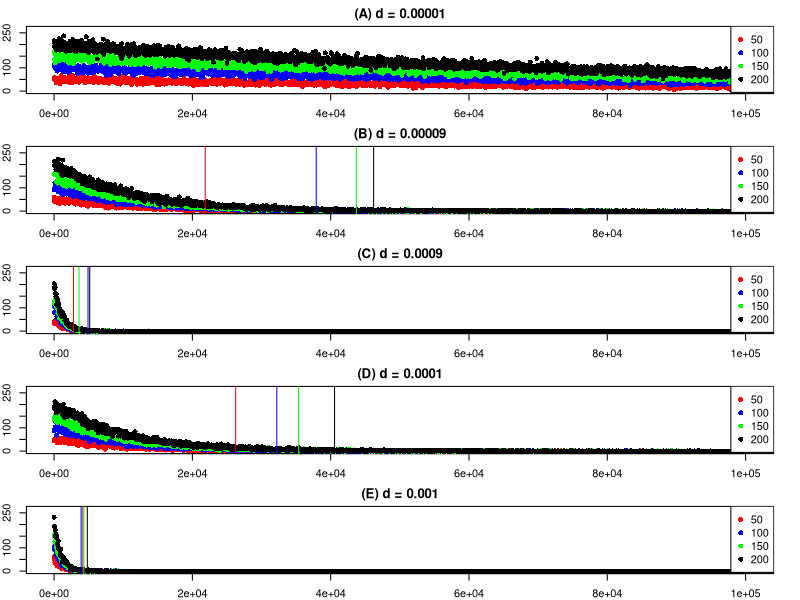
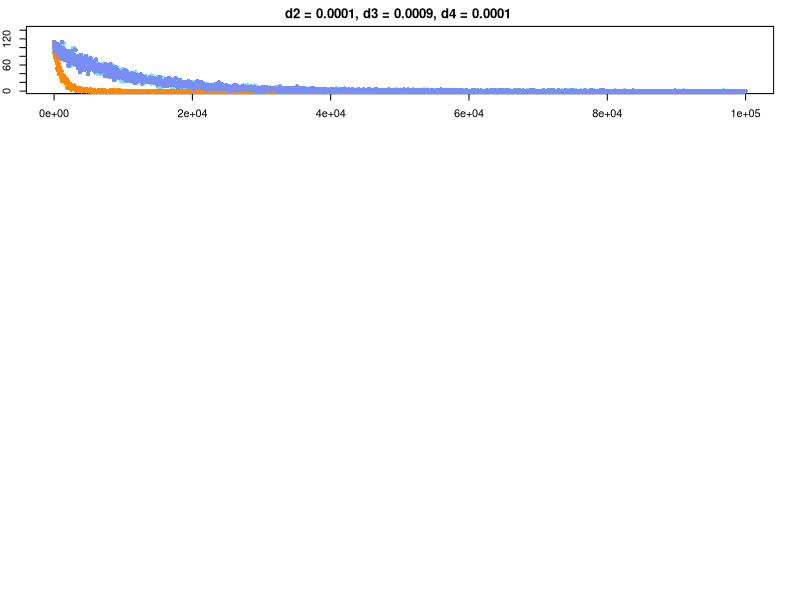

Generate these figures, in order, with R: (Note: this script raises an error after producing the figures.)
## ---- chunk 1


poploop <- seq(10, 100000, by = 50)

d1 <- 0.00001
d1out50 <- c()
d1out100 <- c()
d1out150 <- c()
d1out200 <- c()
for(i in 1:2000){
  ithsize <- poploop[i]
  d1out50[i] <- rpois(n = 1, lambda = (50*exp(-d1*(ithsize))))
  d1out100[i] <- rpois(n = 1, lambda = (100*exp(-d1*(ithsize))))
  d1out150[i] <- rpois(n = 1, lambda = (150*exp(-d1*(ithsize))))
  d1out200[i] <- rpois(n = 1, lambda = (200*exp(-d1*(ithsize))))
}

d1_50plot <- data.frame(gsize= 50, popsize = poploop, out = d1out50)
d1_100plot <- data.frame(gsize= 100, popsize = poploop, out = d1out100)
d1_150plot <- data.frame(gsize= 150, popsize = poploop, out = d1out150)
d1_200plot <- data.frame(gsize= 200, popsize = poploop, out = d1out200)

de <- 0.00009
deout50 <- c()
deout100 <- c()
deout150 <- c()
deout200 <- c()
for(i in 1:2000){
  ithsize <- poploop[i]
  deout50[i] <- rpois(n = 1, lambda = (50*exp(-de*(ithsize))))
  deout100[i] <- rpois(n = 1, lambda = (100*exp(-de*(ithsize))))
  deout150[i] <- rpois(n = 1, lambda = (150*exp(-de*(ithsize))))
  deout200[i] <- rpois(n = 1, lambda = (200*exp(-de*(ithsize))))
}

de_50plot <- data.frame(gsize= 50, popsize = poploop, out = deout50)
de_100plot <- data.frame(gsize= 100, popsize = poploop, out = deout100)
de_150plot <- data.frame(gsize= 150, popsize = poploop, out = deout150)
de_200plot <- data.frame(gsize= 200, popsize = poploop, out = deout200)


d2 <- 0.0001
d2out50 <- c()
d2out100 <- c()
d2out150 <- c()
d2out200 <- c()
for(i in 1:2000){
  ithsize <- poploop[i]
  d2out50[i] <- rpois(n = 1, lambda = (50*exp(-d2*(ithsize))))
  d2out100[i] <- rpois(n = 1, lambda = (100*exp(-d2*(ithsize))))
  d2out150[i] <- rpois(n = 1, lambda = (150*exp(-d2*(ithsize))))
  d2out200[i] <- rpois(n = 1, lambda = (200*exp(-d2*(ithsize))))
}

d2_50plot <- data.frame(gsize= 50, popsize = poploop, out = d2out50)
d2_100plot <- data.frame(gsize= 100, popsize = poploop, out = d2out100)
d2_150plot <- data.frame(gsize= 150, popsize = poploop, out = d2out150)
d2_200plot <- data.frame(gsize= 200, popsize = poploop, out = d2out200)

de2 <- 0.0009
de2out50 <- c()
de2out100 <- c()
de2out150 <- c()
de2out200 <- c()
for(i in 1:2000){
  ithsize <- poploop[i]
  de2out50[i] <- rpois(n = 1, lambda = (50*exp(-de2*(ithsize))))
  de2out100[i] <- rpois(n = 1, lambda = (100*exp(-de2*(ithsize))))
  de2out150[i] <- rpois(n = 1, lambda = (150*exp(-de2*(ithsize))))
   de2out200[i] <- rpois(n = 1, lambda = (200*exp(-de2*(ithsize))))
}

de2_50plot <- data.frame(gsize= 50, popsize = poploop, out = de2out50)
de2_100plot <- data.frame(gsize= 100, popsize = poploop, out = de2out100)
de2_150plot <- data.frame(gsize= 150, popsize = poploop, out = de2out150)
de2_200plot <- data.frame(gsize= 200, popsize = poploop, out = de2out200)

d3 <- 0.001
d3out50 <- c()
d3out100 <- c()
d3out150 <- c()
d3out200 <- c()
for(i in 1:2000){
  ithsize <- poploop[i]
  d3out50[i] <- rpois(n = 1, lambda = (50*exp(-d3*(ithsize))))
  d3out100[i] <- rpois(n = 1, lambda = (100*exp(-d3*(ithsize))))
  d3out150[i] <- rpois(n = 1, lambda = (150*exp(-d3*(ithsize))))
  d3out200[i] <- rpois(n = 1, lambda = (200*exp(-d3*(ithsize))))
}

d3_50plot <- data.frame(gsize= 50, popsize = poploop, out = d3out50)
d3_100plot <- data.frame(gsize= 100, popsize = poploop, out = d3out100)
d3_150plot <- data.frame(gsize= 150, popsize = poploop, out = d3out150)
d3_200plot <- data.frame(gsize= 200, popsize = poploop, out = d3out200)


d2min50 <- min((d2_50plot[d2_50plot$out == 0, ])$popsize)
d2min100 <- min((d2_100plot[d2_100plot$out == 0, ])$popsize)
d2min150 <- min((d2_150plot[d2_150plot$out == 0, ])$popsize)
d2min200 <- min((d2_200plot[d2_200plot$out == 0, ])$popsize)

d3min50 <- min((d3_50plot[d3_50plot$out == 0, ])$popsize)
d3min100 <- min((d3_100plot[d3_100plot$out == 0, ])$popsize)
d3min150 <- min((d3_150plot[d3_150plot$out == 0, ])$popsize)
d3min200 <- min((d3_200plot[d3_200plot$out == 0, ])$popsize)

demin50 <- min((de_50plot[de_50plot$out == 0, ])$popsize)
demin100 <- min((de_100plot[de_100plot$out == 0, ])$popsize)
demin150 <- min((de_150plot[de_150plot$out == 0, ])$popsize)
demin200 <- min((de_200plot[de_200plot$out == 0, ])$popsize)

de2min50 <- min((de2_50plot[de2_50plot$out == 0, ])$popsize)
de2min100 <- min((de2_100plot[de2_100plot$out == 0, ])$popsize)
de2min150 <- min((de2_150plot[de2_150plot$out == 0, ])$popsize)
de2min200 <- min((de2_200plot[de2_200plot$out == 0, ])$popsize)

d2min <- c(d2min50, d2min100, d2min150, d2min200)
demin <- c(demin50, demin100, demin150, demin200)
d3min <- c(d3min50, d3min100, d3min150, d3min200)
de2min <- c(de2min50, de2min100, de2min150, de2min200)

difference <- c((sum(c((demin100 - demin50),(demin150 - demin100), (demin200 - demin150)))/3),
                (sum(c((d2min100 - d2min50),(d2min150 - d2min100), (d2min200 - d2min150)))/3),
                (sum(c((de2min100 - de2min50),(de2min150 - de2min100), (de2min200 - de2min150)))/3),
                (sum(c((d3min100 - d3min50),(d3min150 - d3min100), (d3min200 - d3min150)))/3))

                
              
minsum <- as.data.frame(rbind(demin, d2min, de2min, d3min))
row.names(minsum) <- c(0.00009,  0.0001,  0.0009, 0.001)
colnames(minsum) <-  c(50, 100, 150, 200)





maxy <- (max(c(d1_50plot$out, d1_100plot$out, d1_150plot$out, d1_200plot$out,
               d2_50plot$out, d2_100plot$out, d2_150plot$out, d2_200plot$out,
               d3_50plot$out, d3_100plot$out, d3_150plot$out, d3_200plot$out,
               de_50plot$out, de_100plot$out, de_150plot$out, de_200plot$out), 
               de2_50plot$out, de2_100plot$out, de2_150plot$out, de2_200plot$out) + 30)

par(mfrow = c(5, 1), mar=c(2,2,2,2))

plot(x = d1_50plot$popsize, y = d1_50plot$out, col = "red", pch = 16,
     xlab = "Population Size",  ylab = "Gametes Sampled", main="(A) d = 0.00001", xlim = c(0, 100050), ylim = c(0, maxy))
points(x = d1_100plot$popsize, y = d1_100plot$out, col = "blue", pch = 16)
points(x = d1_150plot$popsize, y = d1_150plot$out, col = "green", pch = 16)
points(x = d1_200plot$popsize, y = d1_200plot$out, col = "black", pch = 16)
legend("topright", legend=c(50, 100, 150, 200), pch=16, col=c("red", "blue", "green", "black"))

plot(x = de_50plot$popsize, y = de_50plot$out, col = "red", pch = 16,
     xlab = "Population Size",  ylab = "Gametes Sampled", main="(B) d = 0.00009", xlim = c(0, 100050), ylim = c(0, maxy))
points(x = de_100plot$popsize, y = de_100plot$out, col = "blue", pch = 16)
points(x = de_150plot$popsize, y = de_150plot$out, col = "green", pch = 16)
points(x = de_200plot$popsize, y = de_200plot$out, col = "black", pch = 16)
abline(v = demin50, col = "red", lwd = 1)
abline(v = demin100, col = "blue", lwd = 1)
abline(v = demin150, col = "green", lwd = 1)
abline(v = demin200, col = "black", lwd = 1)
legend("topright", legend=c(50, 100, 150, 200), pch=16, col=c("red", "blue", "green", "black"))

plot(x = de2_50plot$popsize, y = de2_50plot$out, col = "red", pch = 16,
     xlab = "Population Size",  ylab = "Gametes Sampled", main="(C) d = 0.0009", xlim = c(0, 100050), ylim = c(0, maxy))
points(x = de2_100plot$popsize, y = de2_100plot$out, col = "blue", pch = 16)
points(x = de2_150plot$popsize, y = de2_150plot$out, col = "green", pch = 16)
points(x = de2_200plot$popsize, y = de2_200plot$out, col = "black", pch = 16)
abline(v = de2min50, col = "red", lwd = 1)
abline(v = de2min100, col = "blue", lwd = 1)
abline(v = de2min150, col = "green", lwd = 1)
abline(v = de2min200, col = "black", lwd = 1)
legend("topright", legend=c(50, 100, 150, 200), pch=16, col=c("red", "blue", "green", "black"))

plot(x = d2_50plot$popsize, y = d2_50plot$out, col = "red", pch = 16,
     xlab = "Population Size",  ylab = "Gametes Sampled", main="(D) d = 0.0001", xlim = c(0, 100050), ylim = c(0, maxy))
points(x = d2_100plot$popsize, y = d2_100plot$out, col = "blue", pch = 16)
points(x = d2_150plot$popsize, y = d2_150plot$out, col = "green", pch = 16)
points(x = d2_200plot$popsize, y = d2_200plot$out, col = "black", pch = 16)
abline(v = d2min50, col = "red", lwd = 1)
abline(v = d2min100, col = "blue", lwd = 1)
abline(v = d2min150, col = "green", lwd = 1)
abline(v = d2min200, col = "black", lwd = 1)
legend("topright", legend=c(50, 100, 150, 200), pch=16, col=c("red", "blue", "green", "black"))



plot(x = d3_50plot$popsize, y = d3_50plot$out, col = "red", pch = 16,
     xlab = "Population Size",  ylab = "Gametes Sampled", main="(E) d = 0.001", xlim = c(0, 100050), ylim = c(0, maxy))
points(x = d3_100plot$popsize, y = d3_100plot$out, col = "blue", pch = 16)
points(x = d3_150plot$popsize, y = d3_150plot$out, col = "green", pch = 16)
points(x = d3_200plot$popsize, y = d3_200plot$out, col = "black", pch = 16)
abline(v = d3min50, col = "red", lwd = 1)
abline(v = d3min100, col = "blue", lwd = 1)
abline(v = d3min150, col = "green", lwd = 1)
abline(v = d3min200, col = "black", lwd = 1)
legend("topright", legend=c(50, 100, 150, 200), pch=16, col=c("red", "blue", "green", "black"))



## ---- chunk 2

poploop <- seq(10, 100000, by = 50)


d2 <-  0.0001
d3 <-  0.0009
d4 <-  0.0001
d2out100 <- c()
d3out100 <- c()
d4out100 <- c()
for(i in 1:2000){
  ithsize <- poploop[i]
  d2out100[i] <- rpois(n = 1, lambda = (100*exp(-d2*(ithsize))))
  d3out100[i] <- rpois(n = 1, lambda = (100*exp(-d3*(ithsize))))
  d4out100[i] <- rpois(n = 1, lambda = (100*exp(-d4*(ithsize))))
}

d2_100plot <- data.frame(gsize= 100, popsize = poploop, out = d2out100)
d3_100plot <- data.frame(gsize= 100, popsize = poploop, out = d3out100)
d4_100plot <- data.frame(gsize= 100, popsize = poploop, out = d4out100)

maxy <- (max(c(d2_100plot$out, d3_100plot$out, d4_100plot$out)) + 30)
plot(x = d2_100plot$popsize, y = d2_100plot$out, col = "#72DFFF", pch = 16,
     xlab = "Population Size",  ylab = "Gametes Sampled", main="d2 = 0.0001, d3 = 0.0009, d4 = 0.0001 ", xlim = c(0, 100050), ylim = c(0, maxy))
points(x = d3_100plot$popsize, y = d3_100plot$out, col = "#FF8800", pch = 16)
points(x = d4_100plot$popsize, y = d4_100plot$out, col = "#798EF4", pch = 16)

## ---- chunk 3
knitr::include_graphics("img/Reproduction01.jpg", dpi = 200)
## ---- chunk 4
knitr::include_graphics("img/FigureS1.jpg", dpi = 200)
